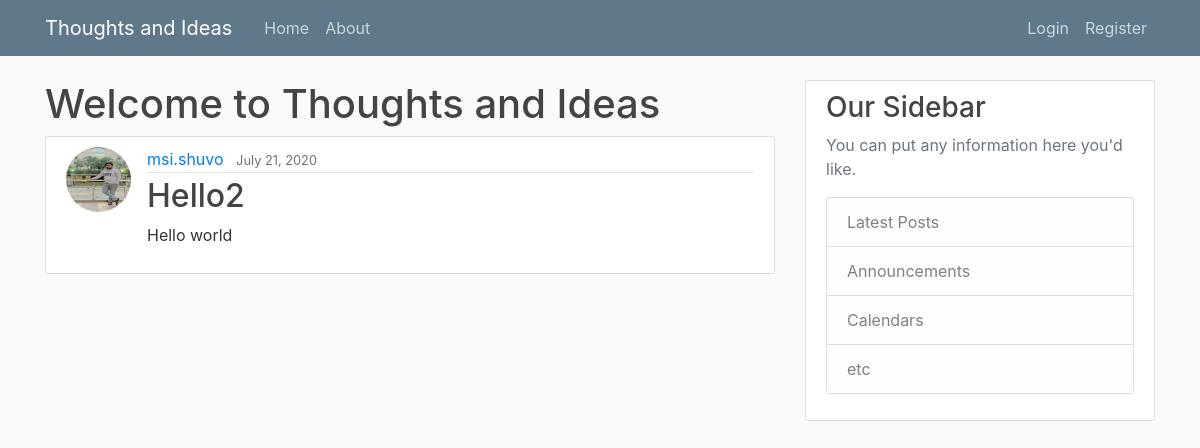
Screenshot of /thoughtsnideas/post/5 with the database file from the repository.
### thoughtsnideas/models.py (models this page shows, shortened)
class Post(models.Model):
    title = models.CharField(max_length=100)
    content = models.TextField()
    date_posted = models.DateTimeField(default=timezone.now)
    author = models.ForeignKey(User, on_delete=models.CASCADE)

### users/models.py (models this page shows, shortened)
class Profile(models.Model):
    user = models.OneToOneField(User, on_delete=models.CASCADE)
    image = models.ImageField(default='default.jpg', upload_to='profile_pics')

### thoughtsnideas/views.py (the view)
# urls.py: path('post/<int:pk>', PostDetailView.as_view(), name='post-detail'),
class PostDetailView(DetailView):
    model = Post

### templates/thoughtsnideas/post_detail.html (shortened to what this page needs)
{% extends "thoughtsnideas/base.html" %}
{% block content %}
    <h1>Welcome to Thoughts and Ideas</h1>
    <article class="media content-section">
        <img class = "rounded-circle article-img" src="{{ object.author.profile.image.url }}">
        <div class="media-body">
            <div class="article-metadata">
                <a class="mr-2" href="{% url 'user-posts' object.author.username %}">{{ object.author }}</a>
                <small class="text-muted">{{ object.date_posted | date:"F d, Y" }}</small>
            </div>
            <h2 class="article-title">{{ object.title }}</h2>
            <p class="article-content">{{ object.content }}</p>
        </div>
    </article>
{% endblock %}

### thoughtsnideas/static/thoughtsnideas/main.css (style rules this page uses)
body { background: #fafafa; color: #333333; margin-top: 5rem; }
h1, h2, h3, h4, h5, h6 { color: #444444; }
.content-section { background: #ffffff; padding: 10px 20px; border: 1px solid #dddddd; border-radius: 3px; margin-bottom: 20px; }
.article-title { color: #444444; }
.article-content { white-space: pre-line; }
.article-img { height: 65px; width: 65px; margin-right: 16px; }
.article-metadata { padding-bottom: 1px; margin-bottom: 4px; border-bottom: 1px solid #e3e3e3 }

### rows the page displays
Post: author.profile.image (picture), author "msi.shuvo", date_posted "July 21, 2020", title "Hello2", content "Hello world"
